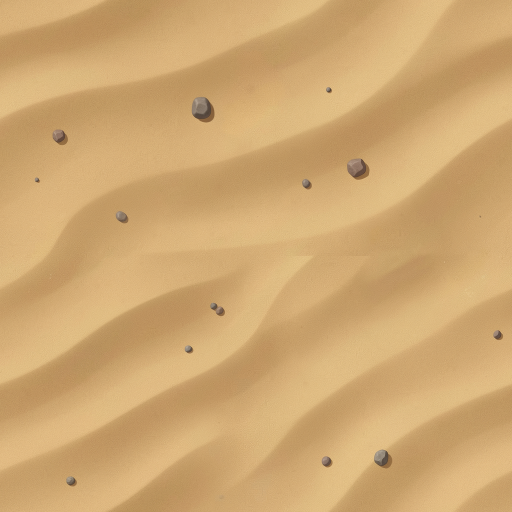
#> input picture tools/art_src/sand_dunes_pebbles_src.png, 1024 x 1024 px (shown at 1/2 size)
$ python -i icon_sand.py   (imports and definitions only)
#> lines starting #> are read from the running program, lines starting #| are printed output that depends on the picture
#> further down, picture is the input picture: shape (1024, 1024, 3); mean B, G, R 113.8, 168.1, 207
"""The launcher icon's sand a shade lighter (pass 61, Garry: "Change the App Icon. Let's just make the sand slightly
lighter. But otherwise keep the same proportions and logic.").

Reads the v0.46 painting `tools/dl/app_icon/icon_src_v046.png` (the hat on the dunes, kept as it was) and writes
`tools/dl/app_icon/icon_src.png`: the same picture, pixel for pixel in place, with only the sand lifted. The hat (every
pixel darker than HAT_V and every pale sheen inside it: its leather, its band and its ink outline, grown by HAT_GROW px and
feathered) is left exactly as painted, and so is its cast shadow on the sand (pixels darker than SHADOW_V near the hat,
kept whole SHADOW_RAMP below it and partly in between, fading out by SHADOW_REACH px, so no contour shows); the rest
goes through a gamma of GAMMA per channel, which lifts the mid tones of the sand more than its highlights (nothing clips
to white) and the blue channel most (a touch paler, like the game's own sand in pass 61). Then it rebuilds the launcher
icons from the new source exactly as `gen_art.app_icon` does (game/icon.png 1024, icon_192.png, icon_fg_432.png,
icon_bg_432.png) and, with --splash, the boot splash that carries the icon (tools/make_splash.py).

  python tools/icon_sand.py [--gamma 0.8] [--splash] [--compare out.png]
      --compare: the old and new icon side by side at 192 px and 48 px (and the full size), to look at
"""
import os
import subprocess
import sys

import numpy as np
from PIL import Image, ImageDraw, ImageFilter

REPO = os.path.dirname(os.path.dirname(os.path.abspath(__file__)))
DIR = os.path.join(REPO, "tools", "dl", "app_icon")
SRC = os.path.join(DIR, "icon_src_v046.png")
OUT = os.path.join(DIR, "icon_src.png")
GAMMA = 0.8
HAT_V = 0.5          # the hat's leather and outline are darker than this (the sand's darkest troughs are above 0.55)
HAT_GROW = 3         # px the hat's mask is grown, so the outline's soft edge is kept too
FEATHER = 1.5        # px blur on the masks' edges
SHADOW_V = 0.74      # the hat's shadow on the sand is darker than this ...
SHADOW_REACH = 60    # ... and lies within this many px of the hat
SHADOW_RAMP = 0.1    # the shadow is kept whole this far below SHADOW_V, partly between


def masks(rgb: np.ndarray) -> np.ndarray:
    """Weight 0..1 of each pixel's sand lift: 0 on the hat and its shadow, 1 on the open sand. The shadow's weight ramps
    with its darkness (over SHADOW_RAMP below SHADOW_V, read off a slightly blurred value so the sand's grain does not
    speckle it) and fades out with the distance from the hat, so no contour shows where the kept shadow meets the
    lifted sand."""
    v = rgb.max(axis=2)
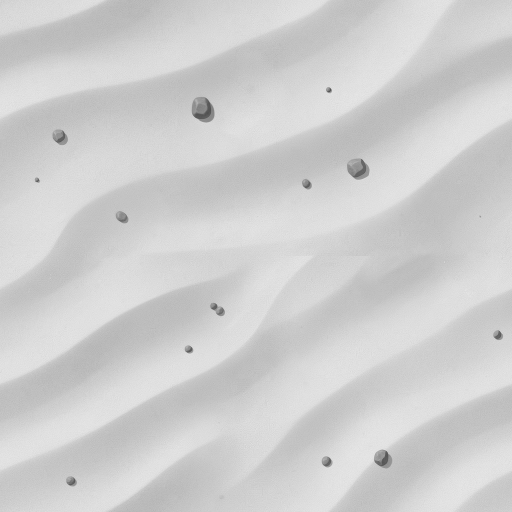
#> v: shape (1024, 1024) (shown at 1/2 size); min 67, max 239, mean 207
    hat = Image.fromarray(((v < HAT_V) * 255).astype(np.uint8), "L")
#> hat: PIL image 1024x1024 L; every value is 0
    # the hat's own highlights (a pale sheen on the crown) are holes in that mask: everything the sand round it cannot
    # reach from the picture's corner is the hat
    filled = hat.copy()
    ImageDraw.floodfill(filled, (0, 0), 128)
#> filled: PIL image 1024x1024 L; every value is 128
    hat = Image.fromarray(np.where(np.asarray(filled) == 128, 0, 255).astype(np.uint8), "L")
    hat = hat.filter(ImageFilter.MaxFilter(2 * HAT_GROW + 1)).filter(ImageFilter.GaussianBlur(FEATHER))
    hat_a = np.asarray(hat).astype(np.float32) / 255.0
#> hat_a: shape (1024, 1024) float32; every value is 0
    near = Image.fromarray(((v < HAT_V) * 255).astype(np.uint8), "L").filter(ImageFilter.MaxFilter(2 * (SHADOW_REACH // 2) + 1))
    near_a = np.asarray(near.filter(ImageFilter.GaussianBlur(SHADOW_REACH * 0.25))).astype(np.float32) / 255.0
    near_a = np.clip(near_a * 2.0, 0.0, 1.0)
    vb = np.asarray(Image.fromarray((v * 255).astype(np.uint8), "L").filter(ImageFilter.GaussianBlur(3))).astype(np.float32) / 255.0
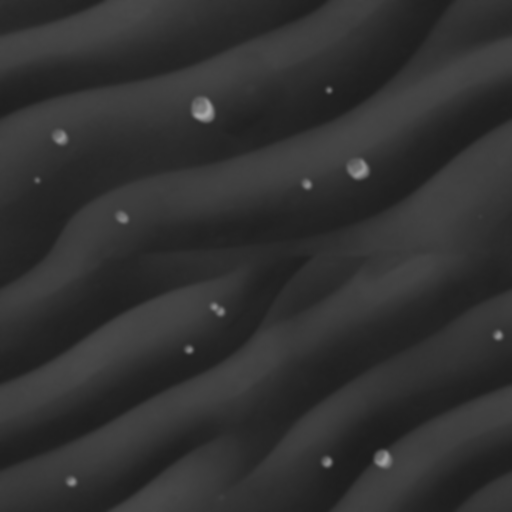
#> vb: shape (1024, 1024) float32 (shown at 1/2 size); min 0.11, max 0.655, mean 0.192
    dark = np.clip((SHADOW_V - vb) / SHADOW_RAMP, 0.0, 1.0)
    keep = np.maximum(hat_a, dark * near_a)
    return 1.0 - keep
#> returned value: shape (1024, 1024) float32; every value is 1


def lighten(src_path: str, out_path: str, gamma: float) -> None:
    im = Image.open(src_path).convert("RGBA")
    a = np.asarray(im).astype(np.float32) / 255.0
    rgb = a[..., :3]
    w = masks(rgb)[..., None]
    lit = np.power(rgb, gamma)
    a[..., :3] = rgb + (lit - rgb) * w
    Image.fromarray(np.clip(a * 255.0 + 0.5, 0, 255).astype(np.uint8), "RGBA").save(out_path)
    print("icon_sand: %s -> %s (gamma %.2f, %.0f %% of the picture lifted)" % (os.path.basename(src_path), os.path.basename(out_path), gamma, 100.0 * float((w > 0.5).mean())))


def build_icons() -> None:
    # gen_art.app_icon: the painted source to icon.png, icon_192.png and the adaptive pair
    sys.path.insert(0, os.path.join(REPO, "tools"))
    argv = sys.argv
    sys.argv = [argv[0]]
    import gen_art
    sys.argv = argv
    gen_art.app_icon()


def compare(path: str) -> None:
    old = Image.open(SRC).convert("RGBA")
    new = Image.open(OUT).convert("RGBA")
    pad = 24
    w = 512 * 2 + 192 * 2 + 48 * 2 + pad * 7
    sheet = Image.new("RGBA", (w, 512 + pad * 2), (40, 34, 30, 255))
    x = pad
    for size in (512, 192, 48):
        for im in (old, new):
            sheet.alpha_composite(im.resize((size, size), Image.LANCZOS), (x, pad))
            x += size + pad
    sheet.save(path)
    print("icon_sand: compare sheet (old, new at 512, 192, 48) -> %s" % path)


# [14 lines not run here, left out]

>>> import cv2
>>> picture = cv2.imread('art_src/sand_dunes_pebbles_src.png')
>>> result = masks(picture)
